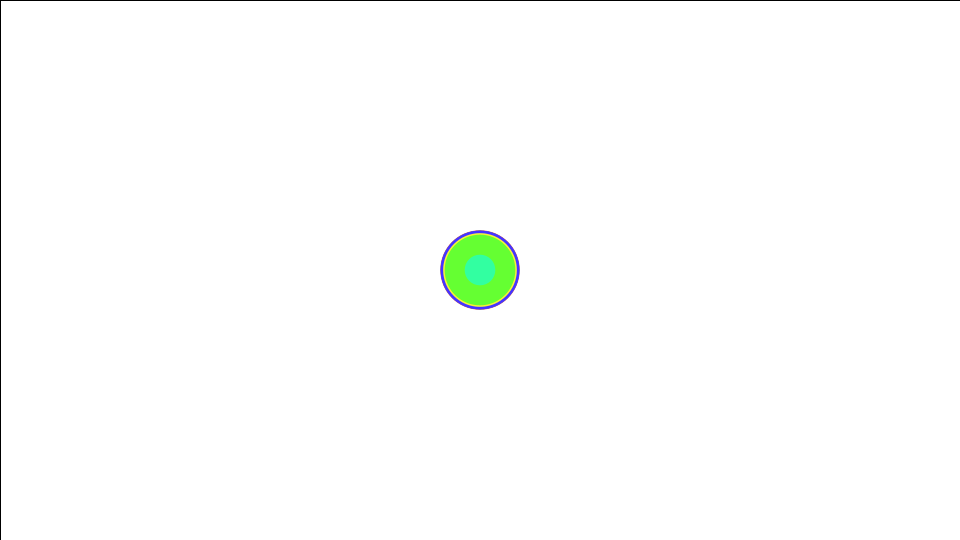
Frame 1 (no input)
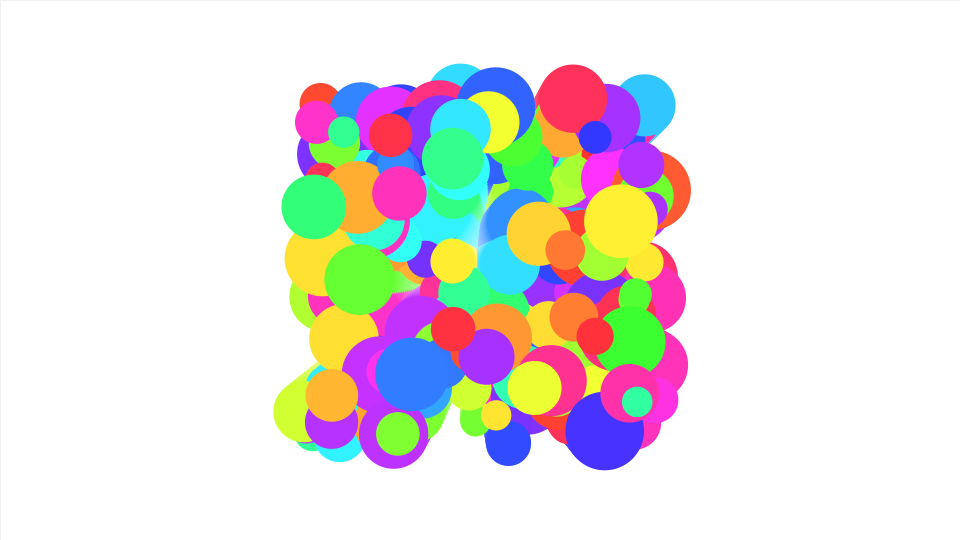
Frame 60 (the mouse pressed at the canvas centre just before this capture)
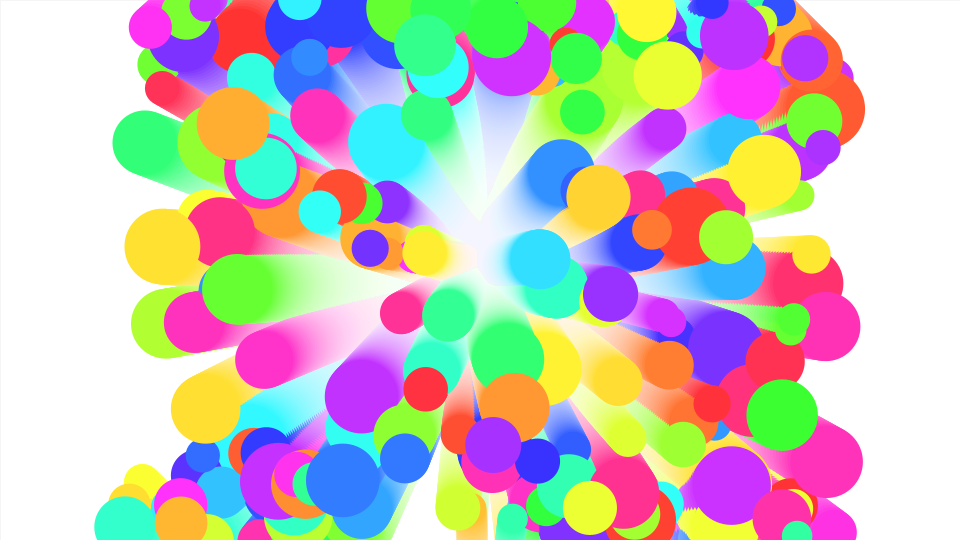
Frame 120 (the mouse held since frame 60 and released just before this capture)

The Processing sketch that drew these frames (run headless with seeded random() and noise(); from frame 60 on, the mouse is pressed at the canvas centre):

// Processing sketch: sketch_xxx_ball_bound_array
// ── sketch_xxx_ball_bound_array.pde
// 変数の宣言

int num = 200; //ボールの数
float[] x = new float[num]; // xの配列の宣言
float[] y = new float[num]; // yの配列の宣言
float[] xStep = new float[num]; // xStepの配列の宣言
float[] yStep = new float[num]; // yStepの配列の宣言
float[] size = new float[num]; // sizeの配列の宣言
color[] c = new color[num]; // colorの配列の宣言
// setup関数 : 初回1度だけ実行される
void setup() {
  size(960, 540); // ウィンドウサイズを960px,540pxに
  colorMode(HSB, 360, 100, 100, 100); // 色空間をHSBに

  // 配列にそれぞれ要素を代入して初期化
  for (int i = 0; i < num; i ++) {
    x[i] = width/2;
    y[i] = height/2;
    xStep[i] = random(-3, 3);
    yStep[i] = random(-3, 3);
    size[i] = random(30, 80);
    c[i] = color(random(360), 80, 100);
  }


  background(0, 0, 100); // 背景を白に
}

// draw関数 : setup関数実行後繰り返し実行される
void draw() {
  // 1.フレームごとに背景を塗りつぶした場合、ボールとして描画される
  //background(0,0,100);

  // 2.フレームごとに透明度の低い四角を描画することで、ボールの軌跡が描画される
  fill(0, 0, 100, 5);
  rect(0, 0, width, height);

  for (int i = 0; i < num; i ++) {
    // 塗りつぶしの色を指定color型の変数c
    fill(c[i]);
    // 線の色をナシに
    noStroke();
    // ボールを描画
    ellipse(x[i], y[i], size[i], size[i]);
    // x座標にxStep(+5)を足す
    x[i] += xStep[i];
    // y座標にyStep(+5)を足す
    y[i] += yStep[i];

    // もしボールのx座標が画面の外に出た場合
    // x > width : x座標が画面の幅より大きい
    // x < 0 : x座標が0より小さい
    if (x[i] > width || x[i] < 0) {
      //x[i] = constrain(x[i],0,width);
      xStep[i] = xStep[i] * -1; //xStepの方向を反転
      c[i] = color(random(360), 80, 100);
    }
    // もしボールのyが画面の外に出た場合
    // y > height : y座標が画面の高さより大きい
    // y < 0 : y座標が0より小さい
    if (y[i] > height || y[i] < 0) {
      //y[i] = constrain(y[i],0,height);
      yStep[i] = yStep[i] * -1; //yStepの方向を反転
      c[i] = color(random(360), 80, 100);
    }
  }
}
